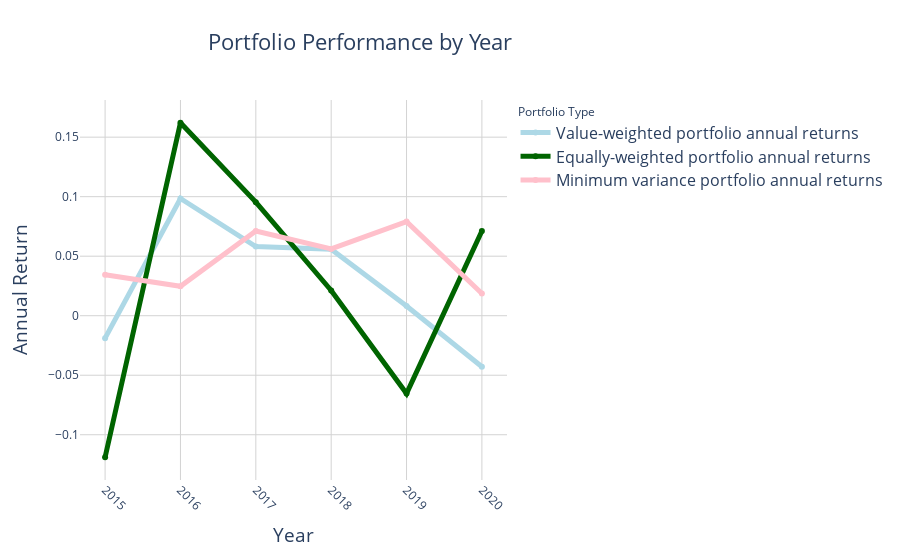

This figure's notebook cell:
### Markdown cell above
#### Comparing the 3 portfolios (2015-2020)

### Code cell
# Generate sample data
x = df_q2_v_100_sorted_2015.groupby('year').year.mean()
y1 = df_q2_v_100_sorted_2015.groupby('year').vw_annual_return.mean()
y2 = df_q2_e_100_sorted_2015.groupby('year').ew_annual_return.mean()
y3 = df_q3_100_sorted_2015.groupby('year').mv_annual_return.mean()

# Create figure
fig = go.Figure()

# Add time series traces
fig.add_trace(go.Scatter(x=x, y=y1, name='Value-weighted portfolio annual returns',
              line=dict(color='lightblue', width=5)))
fig.add_trace(go.Scatter(x=x, y=y2, name='Equally-weighted portfolio annual returns',
              line=dict(color='darkgreen', width=5)))
fig.add_trace(go.Scatter(x=x, y=y3, name='Minimum variance portfolio annual returns',
              line=dict(color='pink', width=5)))

# Update layout
fig.update_layout(title='Portfolio Performance by Year',
                  xaxis_title='Year',
                  yaxis_title='Annual Return',
                  legend_title='Portfolio Type',
                  font=dict(size=16),
                  plot_bgcolor='white')

# Center legend title
fig.update_layout(legend=dict(title=dict(text='Portfolio Type', font=dict(size=8), side='top')),
                  legend_title_font=dict(size=12),
                  legend_title_side='top')

# Center plot title
fig.update_layout(title=dict(text='Portfolio Performance by Year',
                  font=dict(size=22), x=0.4, xanchor='center'))


# Customize axes
fig.update_xaxes(tickvals=x,
                 ticktext=[str(int(val)) for val in x],
                 tickangle=45,
                 dtick=1,
                 tickfont=dict(size=12),
                 gridcolor='lightgray',
                 zeroline=False)

fig.update_yaxes(tickfont=dict(size=12),
                 gridcolor='lightgray',
                 zeroline=False)

fig.show()

### Figure 1 — Plotly figure (JSON) as saved in the notebook; plotly's stock layout.template omitted (floating-point values rounded to 4 significant figures)
{"data": [{"line": {"color": "lightblue", "width": 5}, "name": "Value-weighted portfolio annual returns", "type": "scatter", "x": [2015, 2016, 2017, 2018, 2019, 2020], "y": [-0.01884, 0.09849, 0.05815, 0.05592, 0.008121, -0.04293]}, {"line": {"color": "darkgreen", "width": 5}, "name": "Equally-weighted portfolio annual returns", "type": "scatter", "x": [2015, 2016, 2017, 2018, 2019, 2020], "y": [-0.1189, 0.1621, 0.0954, 0.02122, -0.06536, 0.07112]}, {"line": {"color": "pink", "width": 5}, "name": "Minimum variance portfolio annual returns", "type": "scatter", "x": [2015, 2016, 2017, 2018, 2019, 2020], "y": [0.03444, 0.02474, 0.07113, 0.05609, 0.07906, 0.01861]}], "layout": {"font": {"size": 16}, "legend": {"title": {"font": {"size": 12}, "side": "top", "text": "Portfolio Type"}}, "plot_bgcolor": "white", "title": {"font": {"size": 22}, "text": "Portfolio Performance by Year", "x": 0.4, "xanchor": "center"}, "xaxis": {"dtick": 1, "gridcolor": "lightgray", "tickangle": 45, "tickfont": {"size": 12}, "ticktext": ["2015", "2016", "2017", "2018", "2019", "2020"], "tickvals": [2015, 2016, 2017, 2018, 2019, 2020], "title": {"text": "Year"}, "zeroline": false}, "yaxis": {"gridcolor": "lightgray", "tickfont": {"size": 12}, "title": {"text": "Annual Return"}, "zeroline": false}}}
